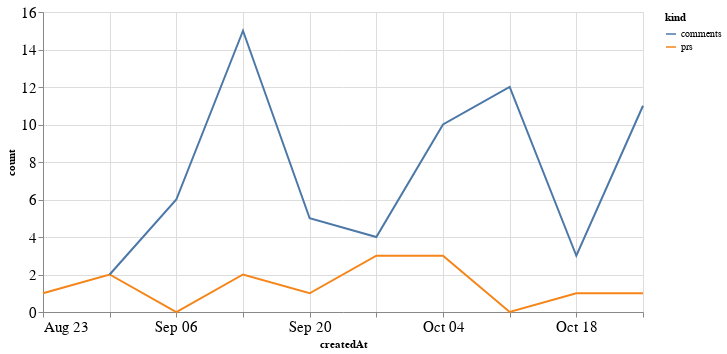

The cell this chart's notebook holds for it:
### Code cell
alt.Chart(total_time, width=600).mark_line().encode(
    x='createdAt',
    y='count',
    color='kind'
)

### Figure 1 — Vega-Lite specification as saved in the notebook (floating-point values rounded to 4 significant figures)
{"config": {"axisLeft": {"labelFontSize": 15}, "axisBottom": {"labelFontSize": 15}}, "data": {"name": "data-b7ef02891cf55eb489bef4cac38ffdea"}, "mark": "line", "encoding": {"color": {"type": "nominal", "field": "kind"}, "x": {"type": "temporal", "field": "createdAt"}, "y": {"type": "quantitative", "field": "count"}}, "width": 600, "$schema": "https://vega.github.io/schema/vega-lite/v4.8.1.json", "datasets": {"data-b7ef02891cf55eb489bef4cac38ffdea": [{"createdAt": "2020-08-23T00:00:00", "kind": "prs", "count": 1.0}, {"createdAt": "2020-08-30T00:00:00", "kind": "prs", "count": 2.0}, {"createdAt": "2020-09-06T00:00:00", "kind": "prs", "count": 0.0}, {"createdAt": "2020-09-13T00:00:00", "kind": "prs", "count": 2.0}, {"createdAt": "2020-09-20T00:00:00", "kind": "prs", "count": 1.0}, {"createdAt": "2020-09-27T00:00:00", "kind": "prs", "count": 3.0}, {"createdAt": "2020-10-04T00:00:00", "kind": "prs", "count": 3.0}, {"createdAt": "2020-10-11T00:00:00", "kind": "prs", "count": 0.0}, {"createdAt": "2020-10-18T00:00:00", "kind": "prs", "count": 1.0}, {"createdAt": "2020-10-25T00:00:00", "kind": "prs", "count": 1.0}, {"createdAt": "2020-08-23T00:00:00", "kind": "comments", "count": null}, {"createdAt": "2020-08-30T00:00:00", "kind": "comments", "count": 2.0}, {"createdAt": "2020-09-06T00:00:00", "kind": "comments", "count": 6.0}, {"createdAt": "2020-09-13T00:00:00", "kind": "comments", "count": 15.0}, {"createdAt": "2020-09-20T00:00:00", "kind": "comments", "count": 5.0}, {"createdAt": "2020-09-27T00:00:00", "kind": "comments", "count": 4.0}, {"createdAt": "2020-10-04T00:00:00", "kind": "comments", "count": 10.0}, {"createdAt": "2020-10-11T00:00:00", "kind": "comments", "count": 12.0}, {"createdAt": "2020-10-18T00:00:00", "kind": "comments", "count": 3.0}, {"createdAt": "2020-10-25T00:00:00", "kind": "comments", "count": 11.0}]}}
